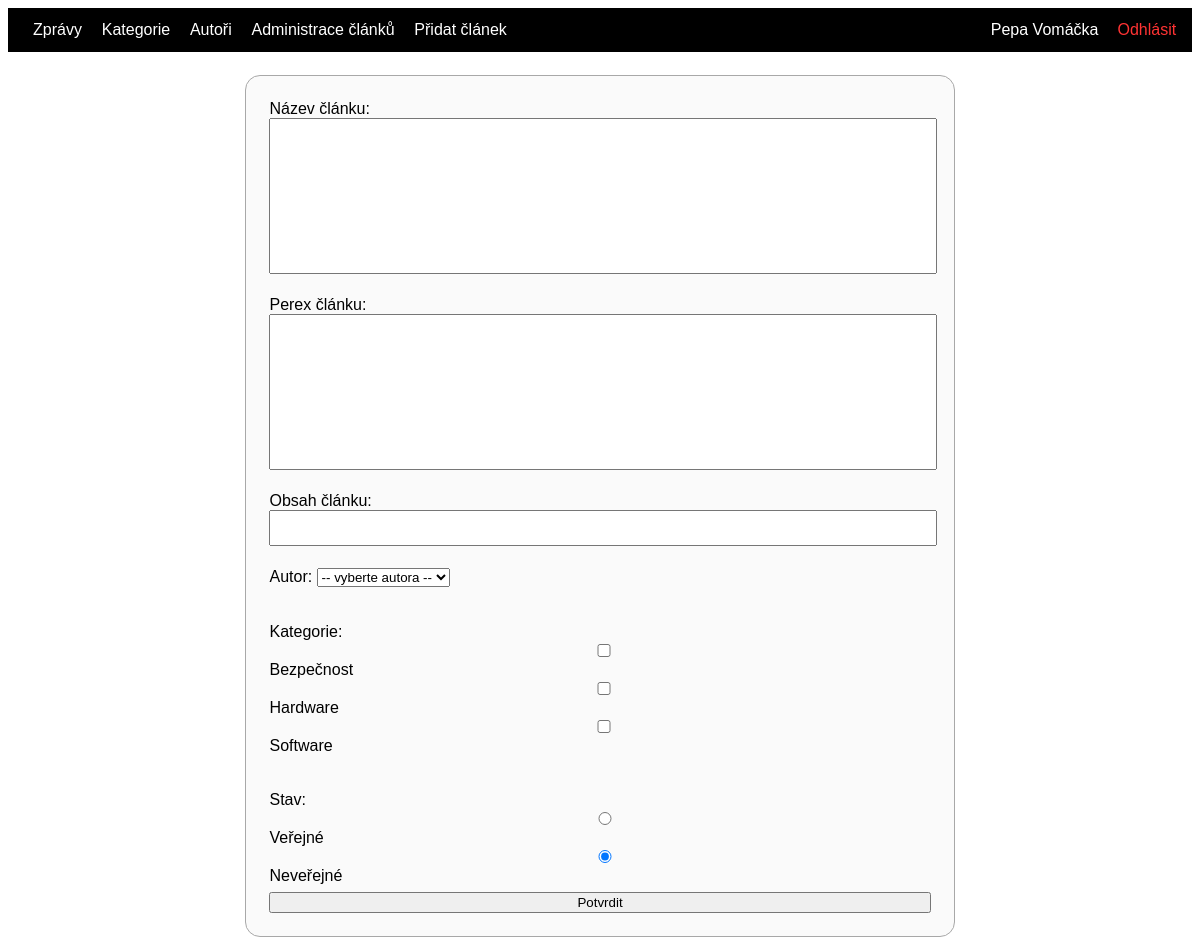
The page /articleadd.php (signed in) on the database its author committed.
### tables this page shows
CREATE TABLE `category` (
  `id` int(11) NOT NULL,
  `name` varchar(50) NOT NULL
);

### articleadd.php (the view, shortened to what this page needs)
<!DOCTYPE html>
<html lang="en">
  <head>
    <link rel="stylesheet" href="style.css">
</head>
<body>
<?php
    require_once 'database.php';
$categorysql = 'SELECT * FROM category';
$categorystmt = $conn->query($categorysql);
$category = $categorystmt->fetchAll();
?>
<header class="header">
        <div class="header1">
        <a class="odkazy" href="index.php">Zprávy</a>
        <a class="odkazy" href="category.php">Kategorie</a>
        <a class="odkazy" href="author.php">Autoři</a>
        <?php if(isset($_SESSION['author'])): ?>
        <a class="odkazy" href="administration.php">Administrace článků</a>
        <a class="odkazy" href="articleadd.php">Přidat článek</a>
        <?php endif; ?>
        </div>
        <div class="header2">
        <?php if(isset($_SESSION['author'])): ?>
            <?= $_SESSION['author']['name'] ?>
            <?= $_SESSION['author']['surname'] ?>
        <?php endif; ?>
        <?php if(isset($_SESSION['author'])): ?>
        <a class="logout" href="logout.php"> Odhlásit</a>
        <?php else: ?>
        <a class="login" href="login.php">Přihlásit se</a>
        |
        <a class="login" href="authoradd.php">Registrace</a>
        <?php endif; ?>
        </div>
</header>
    <form class="addformarticle" method="post">
        <label  for="">
            Název článku: <br>
            <textarea name="title"   cols="93" rows="10" ></textarea>
        </label>
        <label  for="">
            <br> Perex článku: <br>
            <textarea name="perex"  cols="93" rows="10" ></textarea>
        </label>
        <label for="">
            <br> Obsah článku: <br>
            <textarea id="mytextarea" name="text"></textarea>
        </label>
        <label   for="">
            <br> Autor:
            <select name="author_id" id="" required>
                <option value="" hidden>-- vyberte autora --</option>
            </select> <br>
            <br>
            <br>
        </label>
        <label for="">Kategorie:<br>
        <?php foreach ($category as $c): ?>
                <input type="checkbox"
                       name="category[]" value="<?= $c['id'] ?>">
                    <?= $c['name'] ?>
        <?php endforeach; ?>
        <br>
        </label>
        <br>
        <br>
        <label for="">Stav:</label>
        <br>
        <label>
                <input type="radio"
                       name="visible" value="1">
                Veřejné
        </label>
        <label>
                <input type="radio"
                       name="visible" value="0" checked >
                Neveřejné
        </label>
        <input class="formbutton" type="submit" value="Potvrdit">
    </form>
  </body>
</html>

### style.css (style rules this page uses)
@media only screen and (min-width: 1111px) { body { font-family: "Arial"; } }
@media only screen and (min-width: 1111px) { header { border: solid 1px black; background-color: black; padding: 1%; } }
@media only screen and (min-width: 1111px) { .odkazy { margin-left: 1%; color: white; text-decoration: none; border: solid black; } }
@media only screen and (min-width: 1111px) { .addformarticle { border-radius: 15px; margin-left: 20%; margin-right: 20%; padding:2%; margin-top: 2%; border:solid 1px rgb(168, 168, 168); background-color: rgb(250, 250, 250); } }
@media only screen and (min-width: 1111px) { textarea { resize: none; width: 100%; height: 50%; } }
@media only screen and (min-width: 1111px) { .formbutton { text-align: center; margin-top: 1%; } }
@media only screen and (min-width: 1111px) { label, input { width: 100%; } }
@media only screen and (min-width: 1111px) { .header { color:white; display: grid; grid-template-columns: 80% 20%; } }
@media only screen and (min-width: 1111px) { .header1 { color:white; grid-column: 1; } }
@media only screen and (min-width: 1111px) { .header2 { color:white; text-align: right; grid-column: 2; } }
@media only screen and (min-width: 1111px) { .logout { margin-left: 5%; color: rgb(255, 51, 51);; text-decoration: none; border: solid black; } }

### rows shown on the page
category: name "Bezpečnost"
category: name "Hardware"
category: name "Software"

### other values the page prints
$_SESSION['author']['name'] "Pepa"
$_SESSION['author']['surname'] "Vomáčka"
